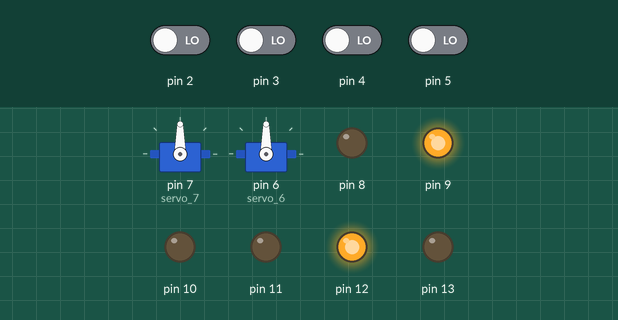
This sketch was run on a simulated Arduino Uno, built with avr-gcc and run on an emulated ATmega328P. Parts: 2 × servo, output pins drawn as LEDs (lit = HIGH). The inputs (shaded band) are chosen by the test bench; at power-on: pin 2–5 LOW.

Above: at 1.2 s.
1.3 s: pin 2 driven HIGH
At 2.1 s:
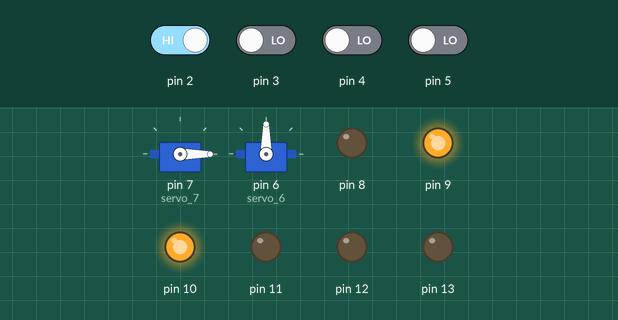
4.3 s: pin 3 driven HIGH
At 7.1 s:
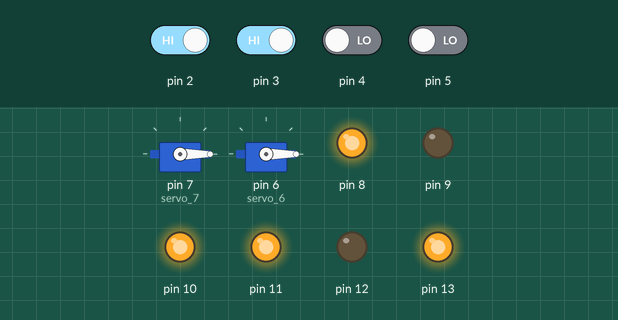
7.3 s: pin 3 driven LOW
9.8 s: pin 4 driven HIGH
At 12.1 s:
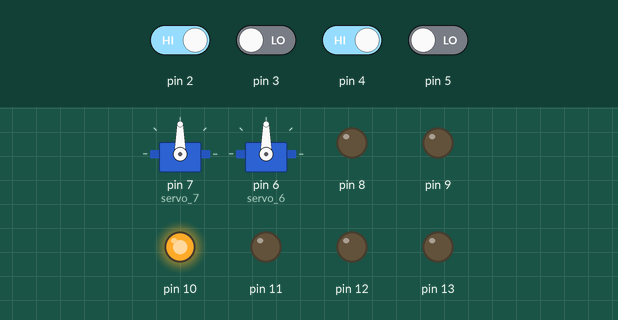
12.8 s: pin 2 driven LOW
At 13.9 s:
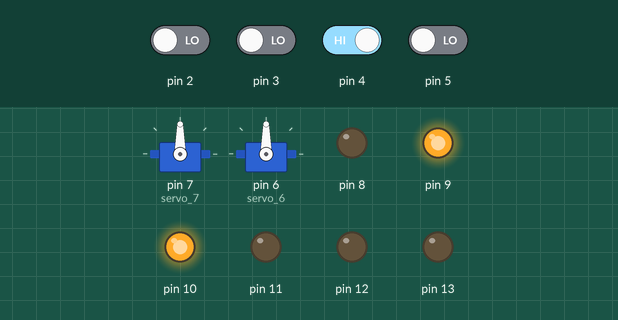
15.8 s: pin 5 driven HIGH
At 17.1 s:
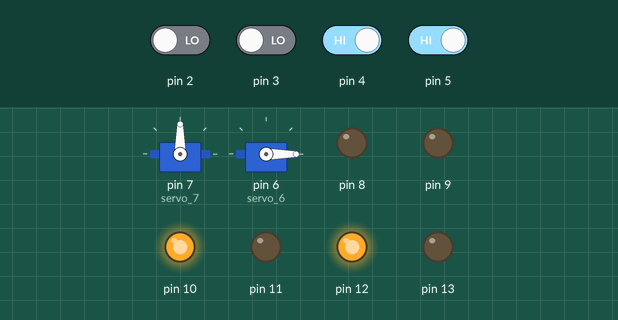
Timing chart, 0 to 19.8 s (numbered marks = the images above; inputs shaded):
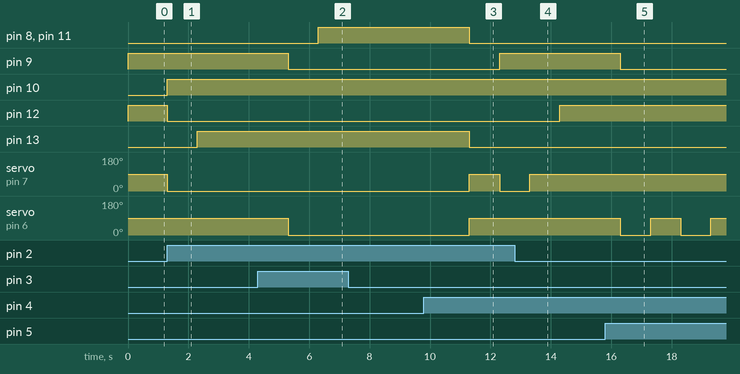

Measured:
- after the input at 1.3 s, pin 10: LOW → HIGH at once; pin 12: HIGH → LOW at once; pin 13: LOW → HIGH after 1.0 s; servo on pin 7 (servo_7): 90° → 0° at once
- after the input at 4.3 s, pin 8, pin 11: LOW → HIGH after 2.0 s; pin 9: HIGH → LOW after 1.0 s; servo on pin 6 (servo_6): 90° → 0° after 1.0 s
- after the input at 9.8 s, pin 8, pin 11, pin 13: HIGH → LOW after 1.5 s; pin 9: LOW → HIGH after 2.5 s; servo on pin 7 (servo_7): 0° → 90° after 1.5 s, → 0° 1.0 s later; servo on pin 6 (servo_6): 0° → 90° after 1.5 s
- after the input at 12.8 s, pin 12: LOW → HIGH after 1.5 s; servo on pin 7 (servo_7): goes on until 13.3 s, then stays 90°
- after the input at 15.8 s, pin 9: HIGH → LOW after 0.50 s; servo on pin 6 (servo_6): alternates 90° for 1.0 s and 0° for 1.0 s, starting after 0.50 s

The sketch:

codigo.ino
```cpp
// C++ code
//
#include <Servo.h>

int botao2 = 0;

int botao3 = 0;

int botao4 = 0;

int botao5 = 0;

int portaoesquerdo = 0;

int portaodireito = 0;

Servo servo_7;

Servo servo_6;

void setup()
{
  servo_7.attach(7);

  servo_6.attach(6);

  pinMode(12, OUTPUT);
  pinMode(9, OUTPUT);
  pinMode(2, INPUT);
  pinMode(5, INPUT);
  pinMode(3, INPUT);
  pinMode(4, INPUT);
  pinMode(7, INPUT);
  pinMode(6, INPUT);
  pinMode(10, OUTPUT);
  pinMode(13, OUTPUT);
  pinMode(8, OUTPUT);
  pinMode(11, OUTPUT);

  servo_7.write(90);
  servo_6.write(90);
  digitalWrite(12, HIGH);
  digitalWrite(9, HIGH);
}

void loop()
{
  botao2 = digitalRead(2);
  botao5 = digitalRead(5);
  botao3 = digitalRead(3);
  botao4 = digitalRead(4);
  portaoesquerdo = digitalRead(7);
  portaodireito = digitalRead(6);
  if (botao2 == HIGH) {
    digitalWrite(10, HIGH);
    digitalWrite(12, LOW);
    servo_7.write(0);
    delay(1000); // Wait for 1000 millisecond(s)
    digitalWrite(13, HIGH);
    digitalWrite(10, LOW);
  } else {
  }
  if (botao5 == HIGH) {
    digitalWrite(10, HIGH);
    digitalWrite(9, LOW);
    servo_6.write(0);
    delay(1000); // Wait for 1000 millisecond(s)
    digitalWrite(10, LOW);
    digitalWrite(8, HIGH);
  } else {
  }
  if (botao3 == HIGH) {
    digitalWrite(12, LOW);
    digitalWrite(10, HIGH);
    servo_7.write(0);
    digitalWrite(9, LOW);
    digitalWrite(10, HIGH);
    servo_6.write(0);
    delay(1000); // Wait for 1000 millisecond(s)
    digitalWrite(10, LOW);
    digitalWrite(13, HIGH);
    digitalWrite(8, HIGH);
    digitalWrite(10, LOW);
  } else {
  }
  if (botao4 == HIGH) {
    digitalWrite(11, LOW);
    digitalWrite(13, LOW);
    digitalWrite(8, LOW);
    digitalWrite(10, HIGH);
    servo_6.write(90);
    servo_7.write(90);
    delay(1000); // Wait for 1000 millisecond(s)
    digitalWrite(10, LOW);
    digitalWrite(9, HIGH);
    digitalWrite(12, HIGH);
  } else {
  }
  if (servo_7.read() < 90) {
    if (servo_6.read() < 90) {
      digitalWrite(11, HIGH);
    }
  }
}
```
